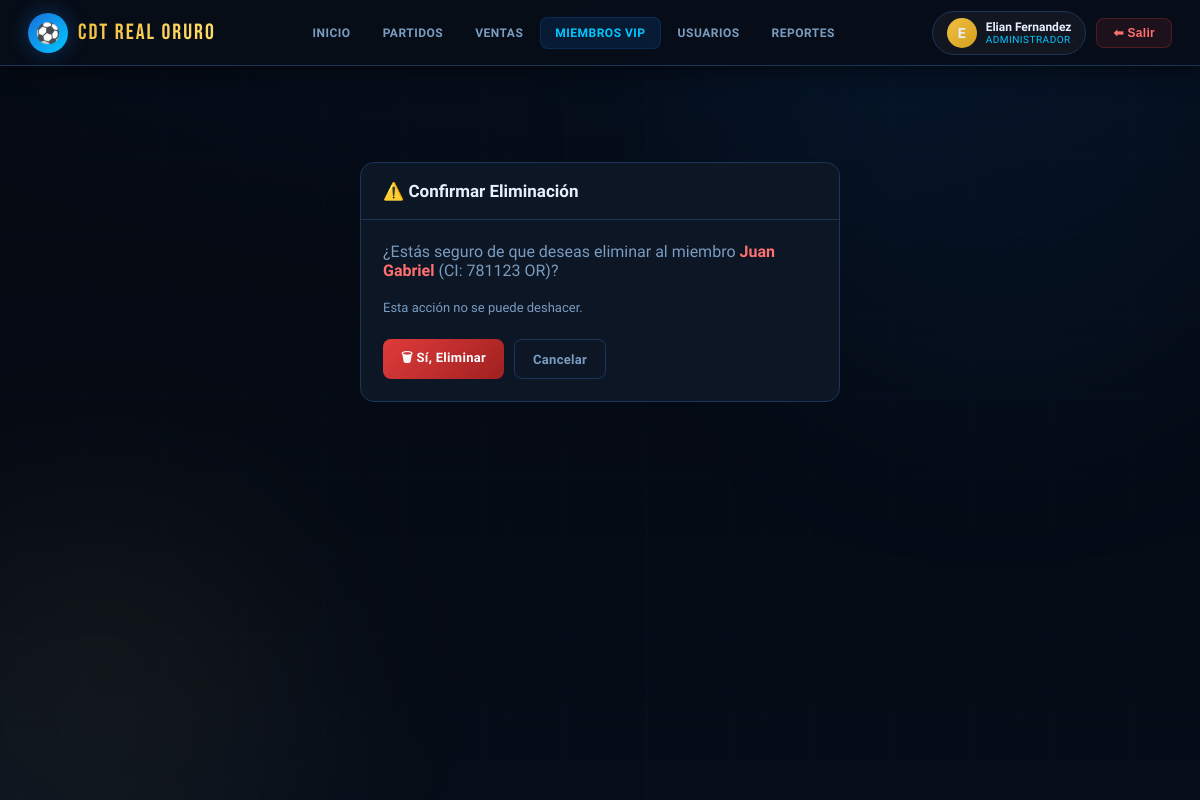
/miembros/3/eliminar/ (signed in), run on the app's committed database.
### champinones/models.py (models this page shows, shortened)
class Usuario(AbstractUser):
    rol = models.CharField(
        max_length=10,
        choices=RolUsuario.choices,
        default=RolUsuario.PERSONAL,
        verbose_name=_('Rol'),
    )
    class Meta:
        verbose_name        = _('Usuario')
        verbose_name_plural = _('Usuarios')
        ordering            = ['username']
    @property
    def es_admin(self):
        return self.rol == RolUsuario.ADMIN or self.is_superuser

class MiembroVIP(models.Model):
    usuario = models.OneToOneField(
        Usuario,
        on_delete=models.SET_NULL,
        null=True, blank=True,
        related_name='miembro_vip',
        verbose_name=_('Cuenta de usuario'),
    )
    ci = models.CharField(
        max_length=8,
        validators=[validate_ci],
        verbose_name=_('Cédula de Identidad'),
    )
    complemento = models.CharField(
        max_length=2,
        blank=True,
        validators=[validate_complemento],
        verbose_name=_('Complemento CI'),
        help_text=_('Solo si existe duplicidad (ej: 1A, 3C).'),
    )
    extension = models.CharField(
        max_length=2,
        choices=DepartamentoExtension.choices,
        verbose_name=_('Extensión (Departamento)'),
    )
    nombre_completo = models.CharField(
        max_length=150,
        verbose_name=_('Nombre Completo'),
    )
    correo = models.EmailField(
        unique=True,
        verbose_name=_('Correo Electrónico'),
    )
    celular = models.CharField(
        max_length=8,
        validators=[validate_celular],
        verbose_name=_('Celular'),
    )
    saldo = models.DecimalField(
        max_digits=10,
        decimal_places=2,
        default=0.00,
        validators=[MinValueValidator(0)],
        verbose_name=_('Saldo (BOB)'),
    )
    estado = models.CharField(
        max_length=12,
        choices=EstadoMiembro.choices,
        default=EstadoMiembro.ACTIVO,
        verbose_name=_('Estado'),
    )
    fecha_registro = models.DateTimeField(
        default=timezone.now,
        verbose_name=_('Fecha de Registro'),
    )
    class Meta:
        verbose_name        = _('Miembro VIP')
        verbose_name_plural = _('Miembros VIP')
        ordering            = ['-fecha_registro']
        constraints = [
            models.UniqueConstraint(
                fields=['ci', 'complemento', 'extension'],
                name='unique_ci_complemento_extension',
            )
        ]
    @property
    def ci_completo(self):
        comp = f'-{self.complemento}' if self.complemento else ''
        return f'{self.ci}{comp} {self.extension}'

### champinones/views.py (the view, shortened to what this page needs)
# urls.py: path('miembros/<int:pk>/eliminar/',  views.MiembroDeleteView.as_view(), name='miembro_eliminar'),
class MiembroDeleteView(AdminRequired, DeleteView):
    model         = MiembroVIP
    template_name = 'portal/miembro_confirm_delete.html'
    success_url   = '/miembros/'

### champinones/views.py (called while the page is built)
    def test_func(self):
        return self.request.user.es_admin

### champinones/templates/portal/miembro_confirm_delete.html (shortened to what this page needs)
{% extends "portal/base_portal.html" %}
{% block nav_miembros %}active{% endblock %}
{% block content %}
<div class="page">
  <div style="max-width:480px;margin:60px auto;">
    <div class="card">
      <div class="card-header"><span class="modal-title">⚠️ Confirmar Eliminación</span></div>
      <div class="card-body">
        <p style="color:var(--text-secondary);margin-bottom:20px;">¿Estás seguro de que deseas eliminar al miembro <strong style="color:#ff7070;">{{ object.nombre_completo }}</strong> (CI: {{ object.ci_completo }})?</p>
        <p style="color:var(--text-secondary);font-size:13px;margin-bottom:24px;">Esta acción no se puede deshacer.</p>
        <form method="post" style="display:flex;gap:10px;">
          <button type="submit" class="btn btn-danger">🗑 Sí, Eliminar</button>
          <a href="{% url 'miembro_lista' %}" class="btn btn-outline">Cancelar</a>
        </form>
      </div>
    </div>
  </div>
</div>
{% endblock %}

### champinones/templates/portal/base_portal.html (shortened to what this page needs)
{% extends "base.html" %}
{% block nav %}
<nav style="position:relative;z-index:200;">
  <div class="nav-left">
    <div class="nav-logo-icon">⚽</div>
    <div class="nav-brand">CDT REAL ORURO</div>
  </div>
  <div class="nav-links">
    <a class="nav-link {% block nav_dashboard %}{% endblock %}" href="{% url 'dashboard' %}">Inicio</a>
    <a class="nav-link {% block nav_partidos %}{% endblock %}" href="{% url 'evento_lista' %}">Partidos</a>
    <a class="nav-link {% block nav_ventas %}{% endblock %}" href="{% url 'venta_lista' %}">Ventas</a>
    <a class="nav-link {% block nav_miembros %}{% endblock %}" href="{% url 'miembro_lista' %}">Miembros VIP</a>
    {% if request.user.es_admin %}
    <a class="nav-link {% block nav_usuarios %}{% endblock %}" href="{% url 'personal_lista' %}">Usuarios</a>
    {% endif %}
    {% if request.user.es_admin or request.user.es_personal %}
    <a class="nav-link {% block nav_reportes %}{% endblock %}" href="{% url 'cierre_caja' %}">Reportes</a>
    {% endif %}
  </div>
  <div class="nav-right">
    <div class="user-chip">
      <div class="user-avatar {% if request.user.es_admin %}gold-av{% endif %}">{{ request.user.first_name|first|upper|default:"U" }}</div>
      <div class="user-info">
        <div class="user-name">{{ request.user.get_full_name|default:request.user.username }}</div>
        <div class="user-role">{{ request.user.get_rol_display }}</div>
      </div>
    </div>
    <form method="post" action="{% url 'logout' %}" style="display:inline">
      <button type="submit" class="btn-logout">⬅ Salir</button>
    </form>
  </div>
</nav>
{% endblock %}

### champinones/templates/base.html (style rules this page uses)
:root { --bg-deep:#040810;--bg-card:#0c1624;--bg-card2:#091220;--accent-gold:#f0c040;--accent-gold2:#ffda6a;--accent-blue:#1a6fdc;--accent-cyan:#00c8ff;--accent-green:#22d67a;--accent-red:#e03b3b;--accent-purple:#8b5cf6;--text-primary:#e8f0fe;--text-secondary:#7a9cc0;--border:#1a3558;--border-glow:rgba(26,111,220,0.3);--shadow:0 8px 32px rgba(0,0,0,0.7);--radius:14px;--radius-sm:8px; }
* { margin:0;padding:0;box-sizing:border-box; }
body { background:var(--bg-deep);color:var(--text-primary);font-family:'Exo 2',sans-serif;min-height:100vh;overflow-x:hidden; }
a { text-decoration:none;color:inherit; }
nav { background:rgba(8,14,24,.97);border-bottom:1px solid var(--border);padding:0 28px;height:66px;display:flex;align-items:center;justify-content:space-between;position:sticky;top:0;z-index:200;backdrop-filter:blur(24px);box-shadow:0 4px 24px rgba(0,0,0,.6); }
.nav-left { display:flex;align-items:center;gap:10px; }
.nav-logo-icon { width:40px;height:40px;background:linear-gradient(135deg,var(--accent-blue),var(--accent-cyan));border-radius:50%;display:flex;align-items:center;justify-content:center;font-size:20px;box-shadow:0 0 20px rgba(26,111,220,.4); }
.nav-brand { font-family:'Bebas Neue',cursive;font-size:22px;letter-spacing:2px;background:linear-gradient(90deg,var(--accent-gold),var(--accent-gold2));-webkit-background-clip:text;-webkit-text-fill-color:transparent; }
.nav-links { display:flex;gap:2px;align-items:center; }
.nav-link { padding:8px 14px;border-radius:8px;color:var(--text-secondary);font-size:12px;font-weight:700;cursor:pointer;transition:all .2s;text-transform:uppercase;letter-spacing:.5px;border:1px solid transparent; }
.nav-link:hover,.nav-link.active { background:rgba(26,111,220,.15);color:var(--accent-cyan);border-color:rgba(26,111,220,.2); }
.nav-right { display:flex;align-items:center;gap:10px; }
.user-chip { display:flex;align-items:center;gap:9px;background:rgba(255,255,255,.04);border:1px solid var(--border);padding:6px 14px;border-radius:24px; }
.user-avatar { width:30px;height:30px;border-radius:50%;background:linear-gradient(135deg,var(--accent-green),#16a05a);display:flex;align-items:center;justify-content:center;font-size:14px;font-weight:800; }
.user-avatar.gold-av { background:linear-gradient(135deg,var(--accent-gold),#d4a020); }
.user-info { font-size:12px; }
.user-name { color:var(--text-primary);font-weight:700; }
.user-role { color:var(--accent-cyan);font-size:10px;text-transform:uppercase;letter-spacing:.5px; }
.btn-logout { padding:7px 16px;border-radius:8px;background:rgba(224,59,59,.1);border:1px solid rgba(224,59,59,.25);color:#ff7070;font-size:12px;font-weight:700;cursor:pointer;transition:all .2s;letter-spacing:.3px; }
.page { padding:36px 32px;animation:fadeIn .3s ease;position:relative;z-index:10; }
.card { background:var(--bg-card);border:1px solid var(--border);border-radius:var(--radius);overflow:hidden; }
.card-header { padding:18px 22px;border-bottom:1px solid var(--border);display:flex;align-items:center;justify-content:space-between; }
.card-body { padding:22px; }
.btn { padding:9px 18px;border-radius:var(--radius-sm);border:none;cursor:pointer;font-family:'Exo 2',sans-serif;font-size:13px;font-weight:700;transition:all .2s;display:inline-flex;align-items:center;gap:6px;letter-spacing:.3px; }
.btn-danger { background:linear-gradient(135deg,#e03b3b,#a02020);color:#fff; }
.btn-outline { background:transparent;border:1px solid var(--border);color:var(--text-secondary); }
.modal-title { font-weight:800;font-size:17px; }

### data on the page
Usuario: user.first_name|first "E", user.get_full_name "Elian Fernandez", user.rol "ADMINISTRADOR"
MiembroVIP: nombre_completo "Juan Gabriel", ci_completo "781123 OR"
